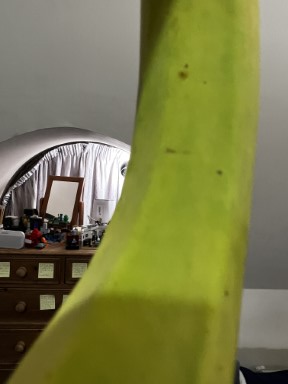
#> input picture banana_data/img/underripe/underripe (104).jpg, 288 x 384 px, found by its file name; its folder holds only this picture in this run
$ jupyter execute NyariUnderipe.ipynb
#> lines starting #> are read from the running program, lines starting #| are printed output that depends on the picture
#> in segmentasi_buah_pisang, gambar is the input picture: shape (384, 288, 3); mean B, G, R 71.7, 122.9, 122.4
[cell 1]
import cv2
import os
import numpy as np
import matplotlib.pyplot as gas

[cell 2]
def nyaripisangunderipe(gambar):
     # Konversi gambar ke ruang warna RGB
    image_rgb = cv2.cvtColor(gambar, cv2.COLOR_BGR2RGB)

   # Definisikan rentang nilai warna kuning untuk segmentasi buah pisang
    lower_yellow = np.array([0, 0, 0])
    upper_yellow = np.array([255, 255, 255])

    # Buat mask berdasarkan rentang nilai warna kuning
    masked = cv2.inRange(image_rgb, lower_yellow, upper_yellow)
#> masked: shape (384, 288); every value is 255

    # Menghitung jumlah piksel kuning dalam mask
    yellow_pixels = cv2.countNonZero(masked)
#> yellow_pixels = 110592

    # Mencari kontur dari mask
    contours, _ = cv2.findContours(masked, cv2.RETR_EXTERNAL, cv2.CHAIN_APPROX_SIMPLE)
#> contours = [[[0, 0], [0, 383], [287, 383], [287, 0]]]

    max_area = 0
    max_contour = None

    # Mencari kontur kuning dengan luas terbesar
    for contour in contours:
        area = cv2.contourArea(contour)

        if area > max_area:
            max_area = area
            max_contour = contour
#> this loop made 1 pass
#> (area, max_area, max_contour) on pass 1: (109921, 109921, [[0, 0], [0, 383], [287, 383], [287, 0]])
#> after the loop, max_area = 109921

    # Mengekstrak bounding box dari kontur terbesar
    x, y, w, h = cv2.boundingRect(max_contour)
#> x = 0; y = 0; w = 288; h = 384

    # Menambahkan margin pada bounding rectangle
    margin = 50
    x1 = max(0, x - margin)
#> x1 = 0
    y1 = max(0, y - margin)
#> y1 = 0
    x2 = min(gambar.shape[1], x + w + margin)
#> x2 = 288
    y2 = min(gambar.shape[0], y + h + margin)
#> y2 = 384

    # Menghitung koordinat tengah bounding box
    center_x = (x1 + x2) // 2
#> center_x = 144
    center_y = (y1 + y2) // 2
#> center_y = 192

    # Mengubah posisi kotak berdasarkan koordinat tengah bounding box
    kotak_width = 50
    kotak_height = 70
    kotak_x1 = max(0, center_x - kotak_width // 2)
#> kotak_x1 = 119
    kotak_y1 = max(0, center_y - kotak_height // 2)
#> kotak_y1 = 157
    kotak_x2 = min(gambar.shape[1], center_x + kotak_width // 2)
#> kotak_x2 = 169
    kotak_y2 = min(gambar.shape[0], center_y + kotak_height // 2)
#> kotak_y2 = 227

    # Membuat kotak dengan ukuran 100x200 di sekitar area dengan kuning paling banyak
    kotak = np.zeros((kotak_height, kotak_width, 3), dtype=np.uint8)
    kotak[:kotak_y2-kotak_y1, :kotak_x2-kotak_x1] = gambar[kotak_y1:kotak_y1+kotak_y2-kotak_y1, kotak_x1:kotak_x1+kotak_x2-kotak_x1]
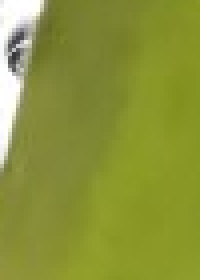
#> kotak: shape (70, 50, 3) (shown 4 times larger); mean B, G, R 57.5, 147.8, 138.5

    return kotak

[cell 3]
def segmentasi_buah_pisang(input_dir, output_dir):
    # Buat direktori output jika belum ada
    os.makedirs(output_dir, exist_ok=True)

    # Dapatkan daftar file dalam direktori input
    file_list = os.listdir(input_dir)

    # Melakukan segmentasi pada setiap file gambar
    for file_name in file_list:
        # Baca gambar
        gambar = cv2.imread(os.path.join(input_dir, file_name))

        # Memeriksa jumlah piksel dengan metode segmentasi HSV
        segmented_img = nyaripisangunderipe(gambar)

        # Ubah nama file hasil segmentasi
        segmented_file_name = "segmented_" + file_name

        # Simpan hasil segmentasi ke direktori output
        cv2.imwrite(os.path.join(output_dir, segmented_file_name), segmented_img)

        print(f"Segmentasi selesai: {file_name} -> {segmented_file_name}")

# Contoh penggunaan
input_directory = "T:/PCD/Banana_Condensed_Three_Cat/underripe"
output_directory = "T:/PCD/Banana_Condensed_Three_Cat/segurp"
segmentasi_buah_pisang(input_directory, output_directory)


$ run again, on banana_data/img/underripe/underripe (136).jpg
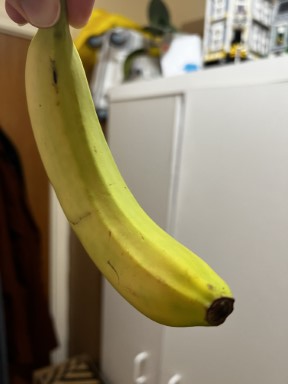
#> input picture banana_data/img/underripe/underripe (136).jpg, 288 x 384 px, found by its file name
#> in segmentasi_buah_pisang, gambar is the input picture: shape (384, 288, 3); mean B, G, R 102.6, 132, 143
#> masked: shape (384, 288); every value is 255
#> yellow_pixels = 110592
#> contours = [[[0, 0], [0, 383], [287, 383], [287, 0]]]
#> the loop in nyaripisangunderipe, `for contour in contours:` made 1 pass
#> (area, max_area, max_contour) on pass 1: (109921, 109921, [[0, 0], [0, 383], [287, 383], [287, 0]])
#> after the loop in nyaripisangunderipe, `for contour in contours:`: max_area = 109921
#> x = 0; w = 288; h = 384
#> x1 = 0
#> x2 = 288
#> y2 = 384
#> center_x = 144
#> center_y = 192
#> kotak_x1 = 119
#> kotak_y1 = 157
#> kotak_x2 = 169
#> kotak_y2 = 227
#> in nyaripisangunderipe, `kotak[:kotak_y2-kotak_y1, :kotak_x2-kotak_x1] = gambar[kotak_y1:kotak_..`:
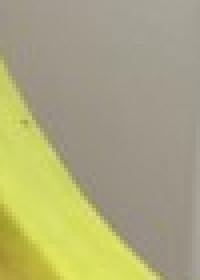
#> kotak: shape (70, 50, 3) (shown 4 times larger); mean B, G, R 125.2, 168.3, 171.6

$ run again, on banana_data/img/underripe/underripe (14).jpg
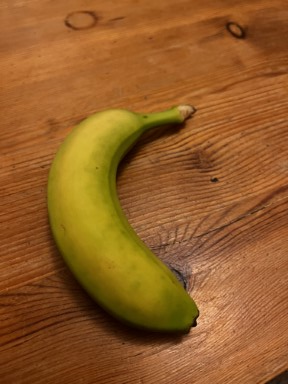
#> input picture banana_data/img/underripe/underripe (14).jpg, 288 x 384 px, found by its file name
#> in segmentasi_buah_pisang, gambar is the input picture: shape (384, 288, 3); mean B, G, R 39.4, 93.2, 146.9
#> masked: shape (384, 288); every value is 255
#> yellow_pixels = 110592
#> contours = [[[0, 0], [0, 383], [287, 383], [287, 0]]]
#> the loop in nyaripisangunderipe, `for contour in contours:` made 1 pass
#> (area, max_area, max_contour) on pass 1: (109921, 109921, [[0, 0], [0, 383], [287, 383], [287, 0]])
#> after the loop in nyaripisangunderipe, `for contour in contours:`: max_area = 109921
#> x = 0; w = 288; h = 384
#> x1 = 0
#> x2 = 288
#> y2 = 384
#> center_x = 144
#> center_y = 192
#> kotak_x1 = 119
#> kotak_y1 = 157
#> kotak_x2 = 169
#> kotak_y2 = 227
#> in nyaripisangunderipe, `kotak[:kotak_y2-kotak_y1, :kotak_x2-kotak_x1] = gambar[kotak_y1:kotak_..`:
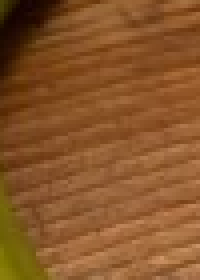
#> kotak: shape (70, 50, 3) (shown 4 times larger); mean B, G, R 41.8, 85.3, 135.6

$ run again, on banana_data/img/underripe/underripe (142).jpg
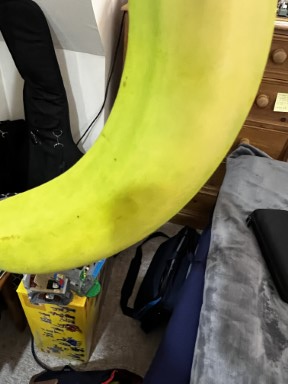
#> input picture banana_data/img/underripe/underripe (142).jpg, 288 x 384 px, found by its file name
#> in segmentasi_buah_pisang, gambar is the input picture: shape (384, 288, 3); mean B, G, R 71.6, 123.7, 126.8
#> masked: shape (384, 288); every value is 255
#> yellow_pixels = 110592
#> contours = [[[0, 0], [0, 383], [287, 383], [287, 0]]]
#> the loop in nyaripisangunderipe, `for contour in contours:` made 1 pass
#> (area, max_area, max_contour) on pass 1: (109921, 109921, [[0, 0], [0, 383], [287, 383], [287, 0]])
#> after the loop in nyaripisangunderipe, `for contour in contours:`: max_area = 109921
#> x = 0; w = 288; h = 384
#> x1 = 0
#> x2 = 288
#> y2 = 384
#> center_x = 144
#> center_y = 192
#> kotak_x1 = 119
#> kotak_y1 = 157
#> kotak_x2 = 169
#> kotak_y2 = 227
#> in nyaripisangunderipe, `kotak[:kotak_y2-kotak_y1, :kotak_x2-kotak_x1] = gambar[kotak_y1:kotak_..`:
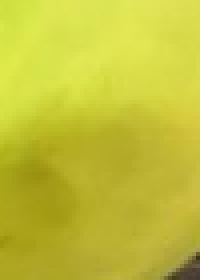
#> kotak: shape (70, 50, 3) (shown 4 times larger); mean B, G, R 55.4, 193.8, 195.8

$ run again, on banana_data/img/underripe/underripe (107).jpg
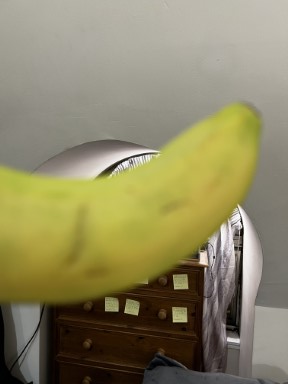
#> input picture banana_data/img/underripe/underripe (107).jpg, 288 x 384 px, found by its file name
#> in segmentasi_buah_pisang, gambar is the input picture: shape (384, 288, 3); mean B, G, R 99.3, 134.1, 140.5
#> masked: shape (384, 288); every value is 255
#> yellow_pixels = 110592
#> contours = [[[0, 0], [0, 383], [287, 383], [287, 0]]]
#> the loop in nyaripisangunderipe, `for contour in contours:` made 1 pass
#> (area, max_area, max_contour) on pass 1: (109921, 109921, [[0, 0], [0, 383], [287, 383], [287, 0]])
#> after the loop in nyaripisangunderipe, `for contour in contours:`: max_area = 109921
#> x = 0; w = 288; h = 384
#> x1 = 0
#> x2 = 288
#> y2 = 384
#> center_x = 144
#> center_y = 192
#> kotak_x1 = 119
#> kotak_y1 = 157
#> kotak_x2 = 169
#> kotak_y2 = 227
#> in nyaripisangunderipe, `kotak[:kotak_y2-kotak_y1, :kotak_x2-kotak_x1] = gambar[kotak_y1:kotak_..`:
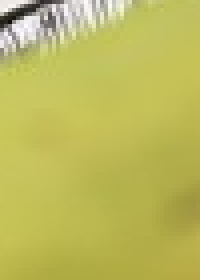
#> kotak: shape (70, 50, 3) (shown 4 times larger); mean B, G, R 91.4, 186.2, 189
